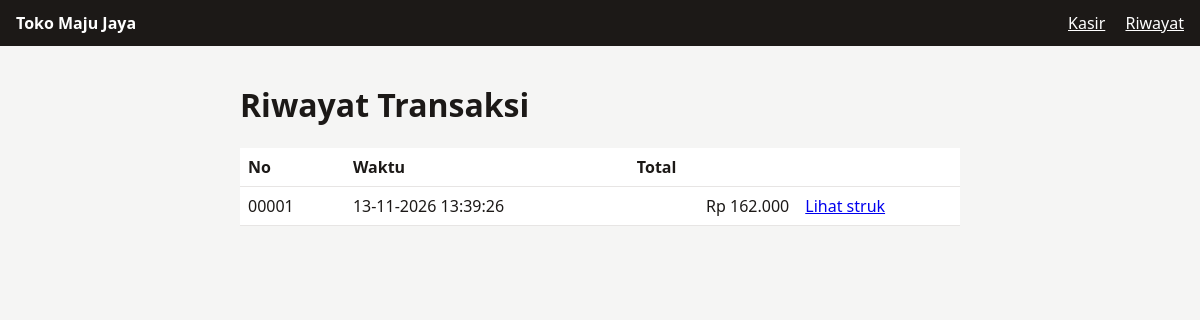
/riwayat, run on the app's committed database.
### tables this page shows
CREATE TABLE transaksi (
                id INTEGER PRIMARY KEY, waktu TEXT NOT NULL,
                total INTEGER NOT NULL, bayar INTEGER NOT NULL, kembali INTEGER NOT NULL);

### app.py (the view)
@app.route("/riwayat")
def riwayat():
    with db() as conn:
        daftar = conn.execute("SELECT * FROM transaksi ORDER BY id DESC").fetchall()
    return render_template("riwayat.html", daftar=daftar, toko=NAMA_TOKO)

### app.py (called while the page is built)
def db():
    conn = sqlite3.connect(app.config["DB"])
    conn.row_factory = sqlite3.Row
    return conn

@app.template_filter("rp")
def rupiah(n):
    return "Rp " + f"{n:,}".replace(",", ".")

### templates/riwayat.html
{% extends "base.html" %}
{% block content %}
<h1>Riwayat Transaksi</h1>
{% if daftar %}
<table>
  <thead><tr><th>No</th><th>Waktu</th><th>Total</th><th></th></tr></thead>
  <tbody>
  {% for t in daftar %}
    <tr>
      <td>{{ "%05d"|format(t.id) }}</td><td>{{ t.waktu }}</td><td class="num">{{ t.total|rp }}</td>
      <td><a href="{{ url_for('struk', tid=t.id) }}">Lihat struk</a></td>
    </tr>
  {% endfor %}
  </tbody>
</table>
{% else %}
<p>Belum ada transaksi.</p>
{% endif %}
{% endblock %}

### static/style.css (style rules this page uses)
body { font-family: system-ui, sans-serif; margin: 0; background: #f5f5f4; color: #1c1917; }
table { width: 100%; border-collapse: collapse; background: #fff; }
th, td { padding: 8px; border-bottom: 1px solid #e7e5e4; text-align: left; }
.num { text-align: right; }

### data on the page
transaksi: id "00001", waktu "13-11-2026 13:39:26", total|rp "Rp 162.000"

### other printed values
{{ toko }} "Toko Maju Jaya"
